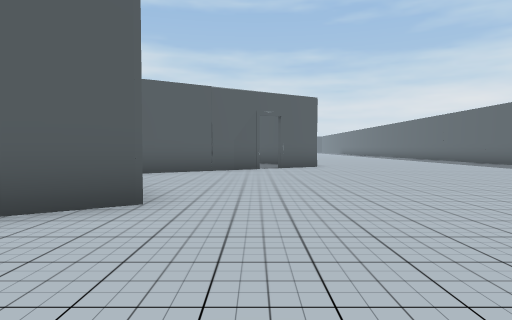
view 1 (above)

24 first-person views from a walk through a Unity game level. The camera is 1.2 m above the floor, tilts 2° down and sees 75° across. The floor is counted in squares, 2 m on a side. Each view is taken from the middle of a square. On the plan, view 1 faces up. The plan holds only what a view shows up to about 10 squares ahead; the rest is blank. The place goes on beyond the plan. The player character is not drawn.

view 2
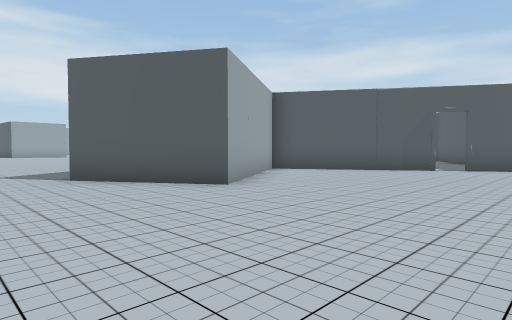

view 3
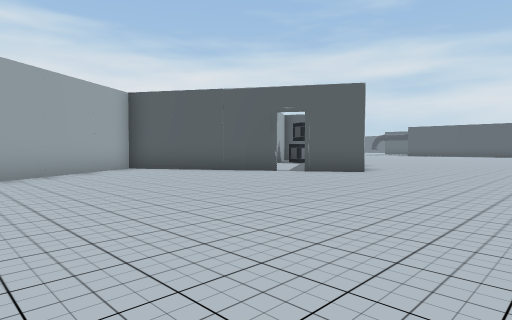

view 4
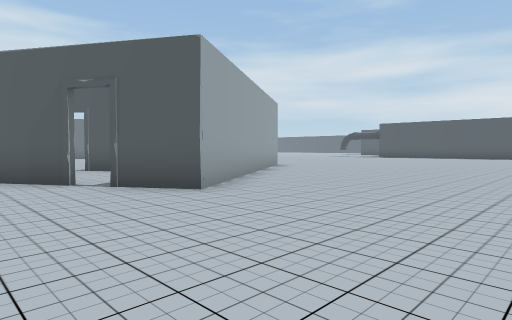

view 5
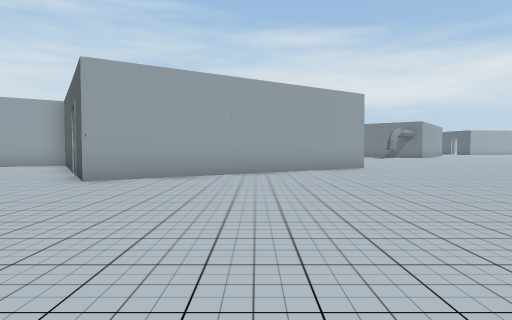

view 6
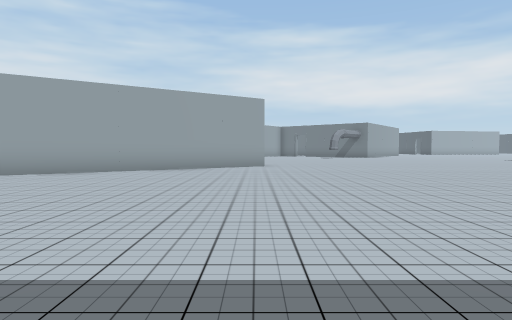

view 7
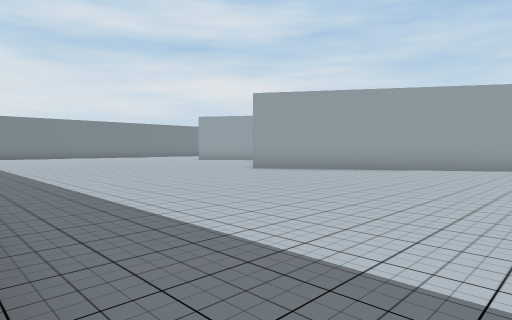

view 8
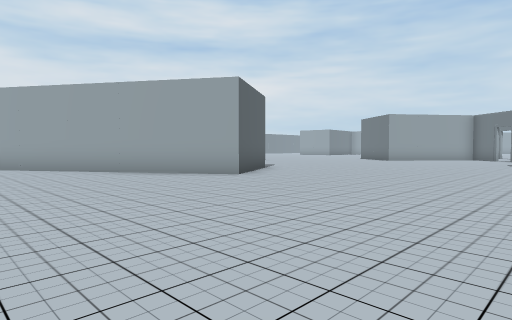

view 9
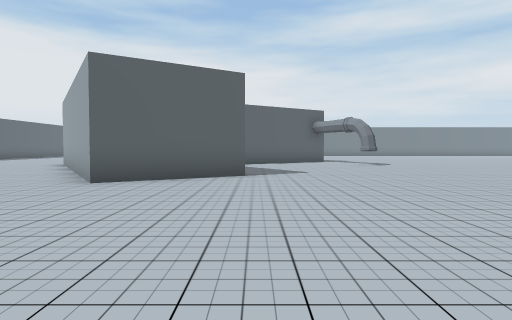

view 10
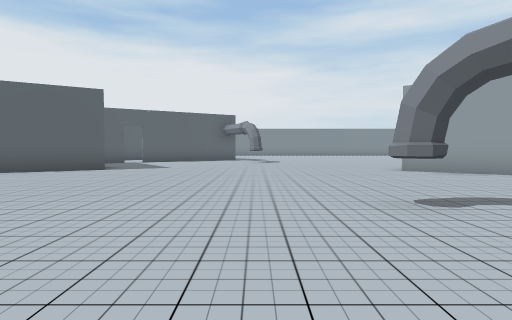

view 11
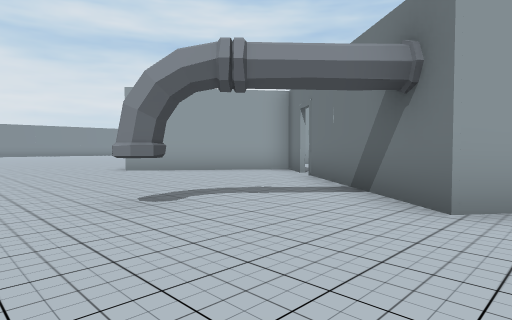

view 12
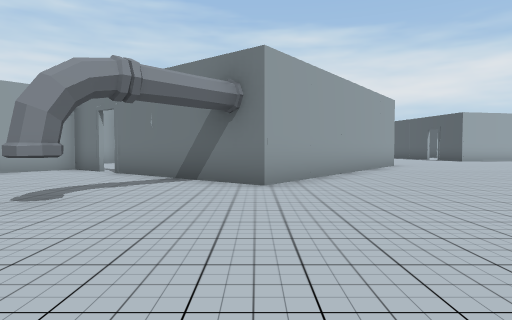

view 13
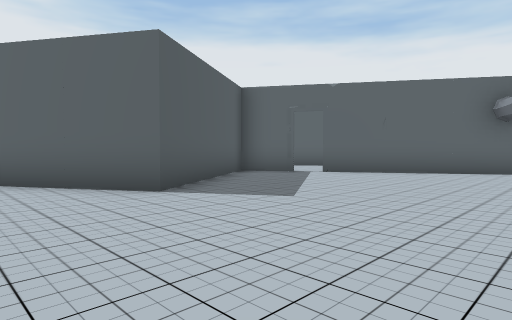

view 14
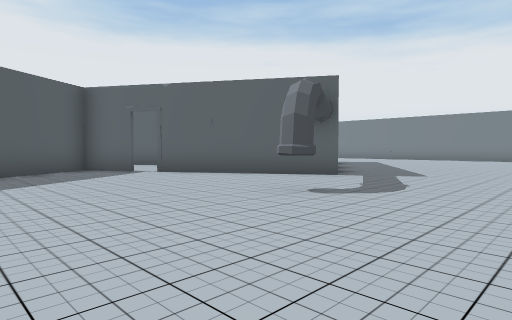

view 15
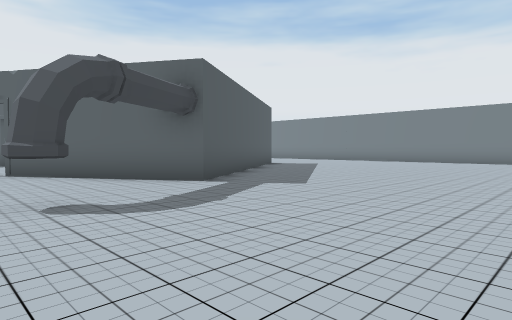

view 16
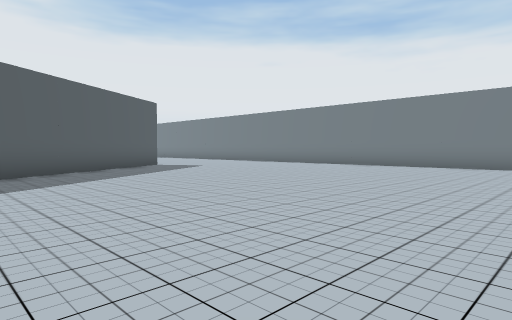

view 17
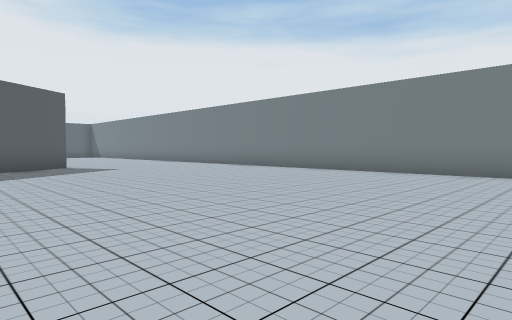

view 18
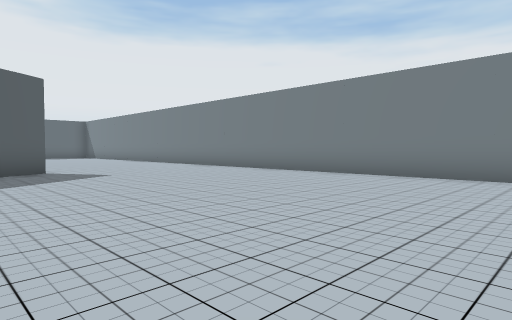

view 19
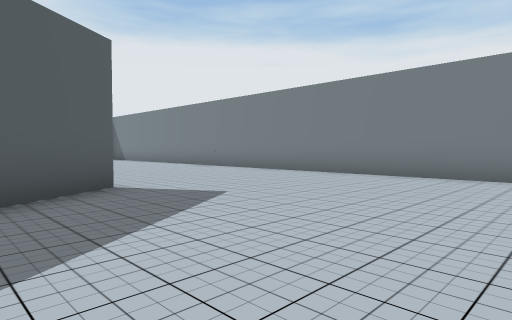

view 20
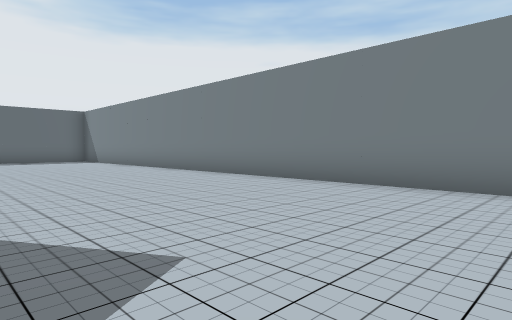

view 21
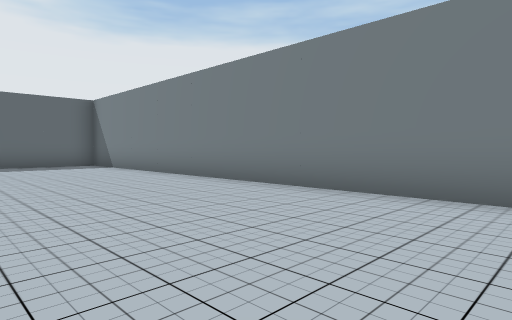

view 22
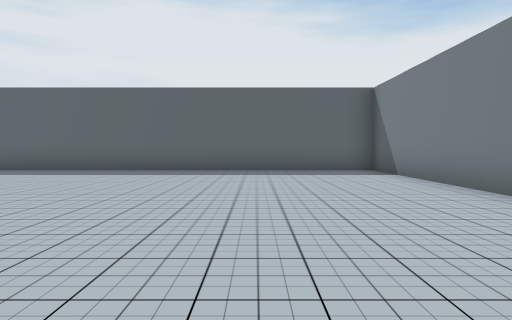

view 23
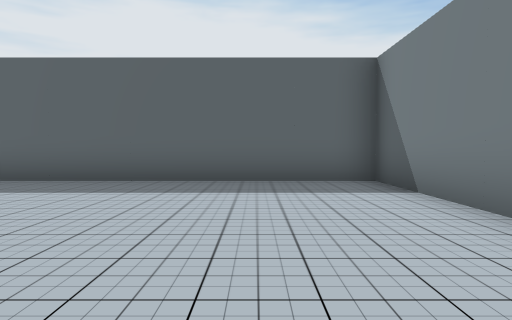

view 24
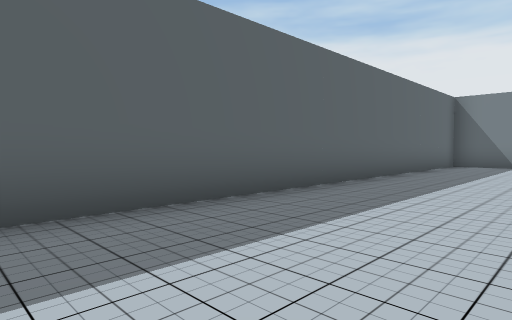

### Floor plan
Points are (right, up) in squares from view 1. A wall is a line through its corners. A room is listed if a view was taken in it or the views show most of it. See-through windows are left out.
Room 1 (views 1, 2, 3, 4, 5, 6, 7, 8, 9, 10, 11, 12, 13, 14, 15, 16, 17, 18, 19, 20, 21, 22, 23, 24)
walls: (-3.5, 11.1) (-2.3, 11.9) (-4.8, 15.7) (-2.2, 17.3) (2, 10.9) (0.7, 10); (0.1, 9.7) (-3.7, 7.3) (-1.2, 3.6) (-3.8, 1.9) (-8, 8.3) (-4.1, 10.8); (-15.5, 20.1) (-16.5, 18.9) (-12.9, 16.2); (-14, -3.2) (9.1, -3.2) (9.1, 8.6); (-17, 27.7) (-12.3, 24.1) (-15.1, 20.6)
objects: pipe (-11, 22); pipe (-9, 11)

Where each view was taken, in squares from view 1:
view 1: 0 up, 0 right, facing up
view 2: 0 up, 3 right, facing up-left
view 3: 3 up, 6 right, facing up-left
view 4: 8 up, 6 right, facing up-left
view 5: 14 up, 8 right, facing left
view 6: 17 up, 9 right, facing left
view 7: 18 up, 9 right, facing down-left
view 8: 23 up, 3 right, facing down-left
view 9: 23 up, 5 left, facing down
view 10: 25 up, 9 left, facing down
view 11: 25 up, 9 left, facing down-left
view 12: 24 up, 7 left, facing left
view 13: 18 up, 9 left, facing down-right
view 14: 15 up, 12 left, facing down-right
view 15: 12 up, 13 left, facing down-right
view 16: 8 up, 15 left, facing down-right
view 17: 5 up, 15 left, facing down-right
view 18: 4 up, 13 left, facing down-right
view 19: 4 up, 9 left, facing down-right
view 20: 2 up, 7 left, facing down-right
view 21: 1 up, 3 left, facing down-right
view 22: 0 up, 0 right, facing right
view 23: 1 down, 3 right, facing right
view 24: 9 up, 6 right, facing down-right
